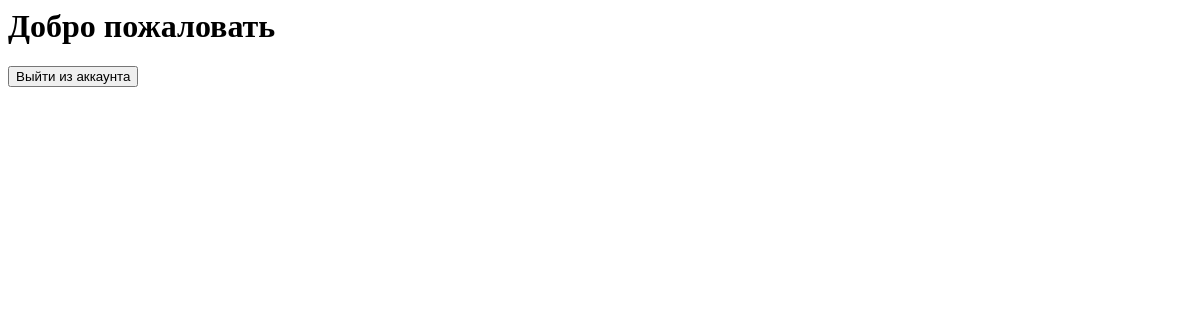
Before: /user_list/ with the older database file.
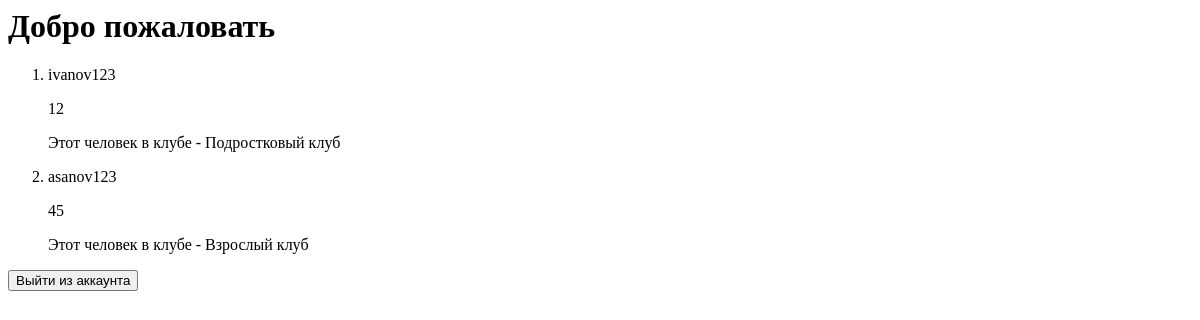
After: the same page with the newer database file.
### users/models.py (models this page shows, shortened)
class CustomUser(User):
    GENDER = (
        ('M', 'Male'),
        ('F', 'Female'),
    )
    phone_number = models.CharField(max_length=14)
    age = models.PositiveIntegerField(default=7)
    gender = models.CharField(max_length=1, choices=GENDER)
    club = models.CharField(max_length=100)

### users/views.py (the view)
# urls.py: path('user_list/', views.UserListView.as_view(), name='user_list'),
class UserListView(ListView):
    template_name = 'users/user_list.html'
    context_object_name = 'person'
    model = models.CustomUser
    def get_queryset(self):
        return self.model.objects.all()

### templates/users/user_list.html (shortened to what this page needs)
<h1>Добро пожаловать</h1>
<ol>
    {% for i in person %}
        <li>
            <p>{{ i.username }}</p>
            <p>{{ i.age }}</p>
            {% if i.club %}
            <p>Этот человек в клубе - {{ i.club }}</p>
            {% else %}
            <p>Клуб не определен</p>
            {% endif %}
        </li>
    {% endfor %}
</ol>
<form action="{% url 'users:login' %}" method="POST">
    <button type="submit">Выйти из аккаунта</button>
</form>

Changed rows visible on the page:
added CustomUser: username "ivanov123", age "12", club "Подростковый клуб"
added CustomUser: username "asanov123", age "45", club "Взрослый клуб"
